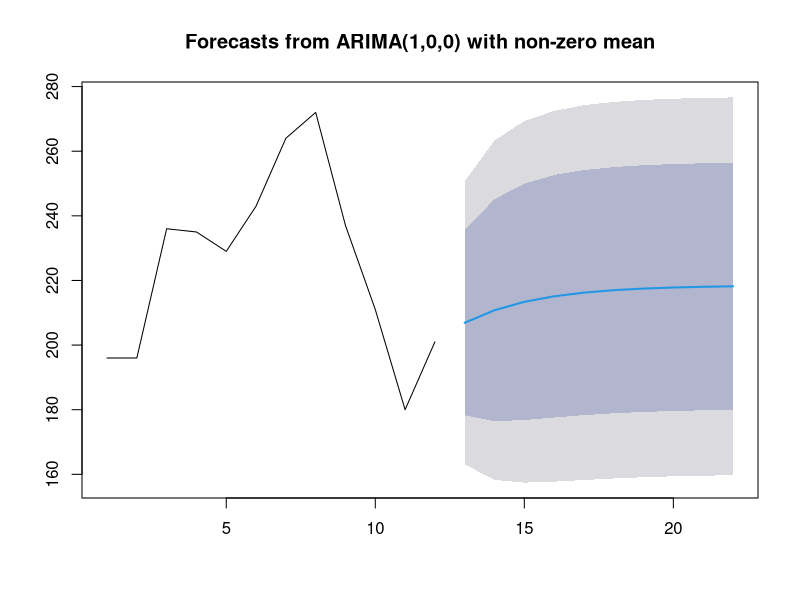
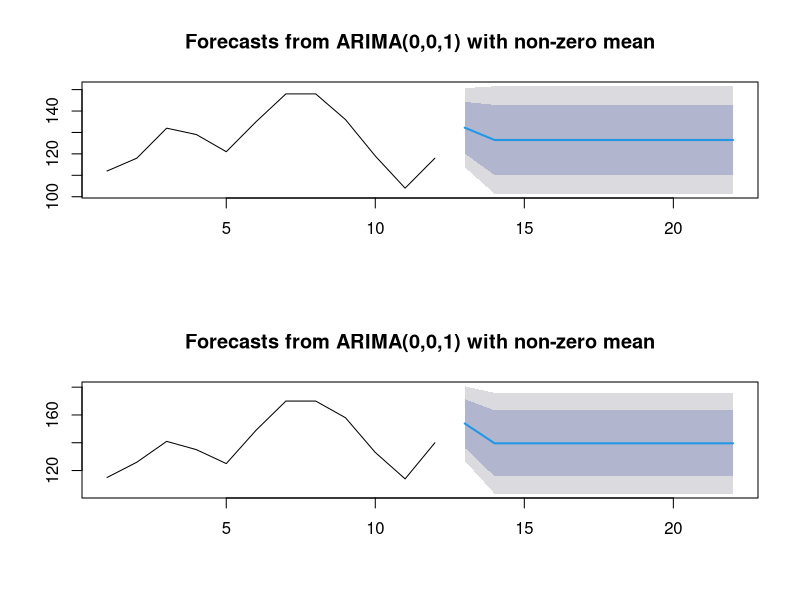
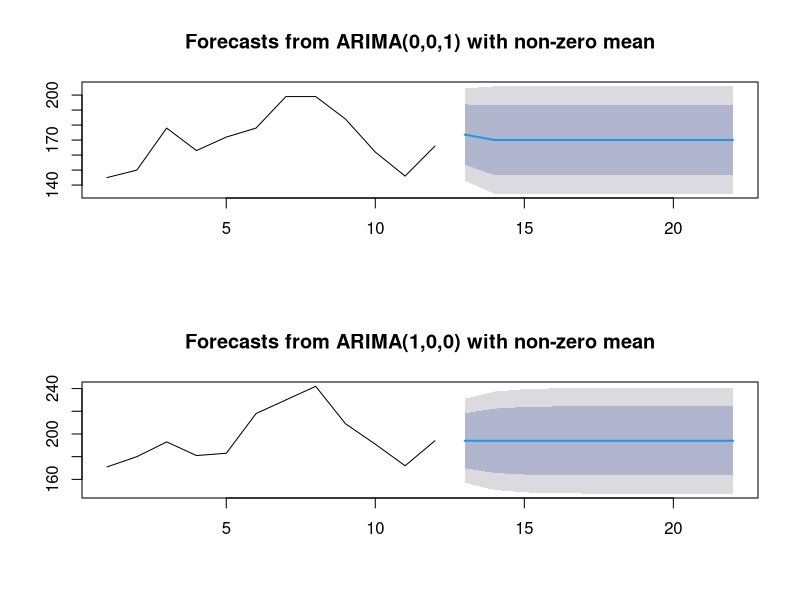
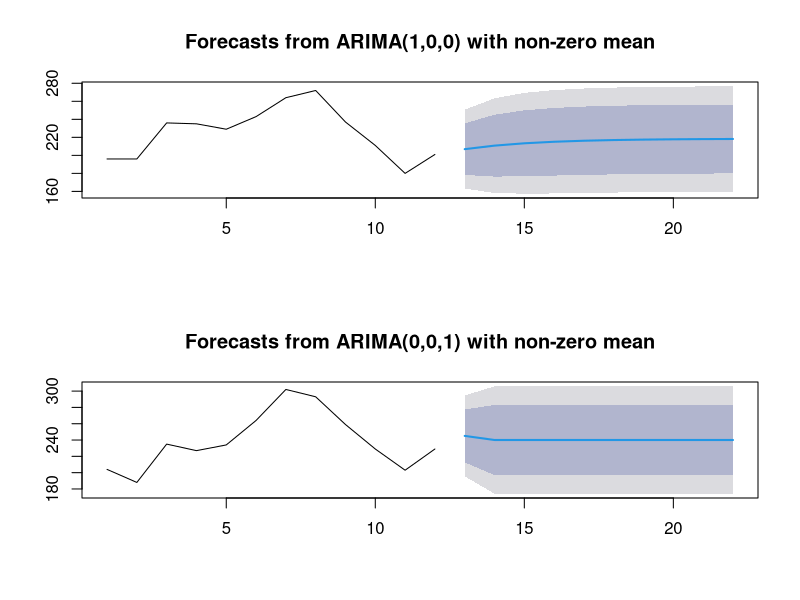
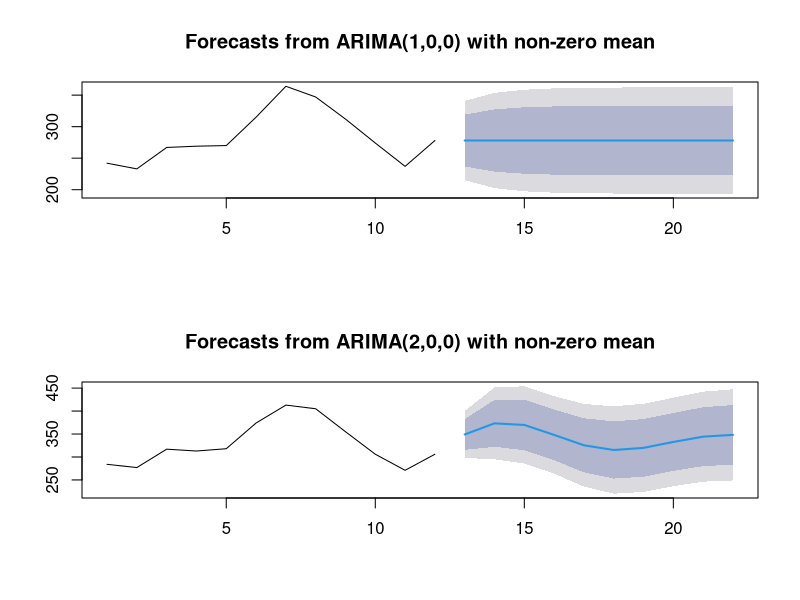
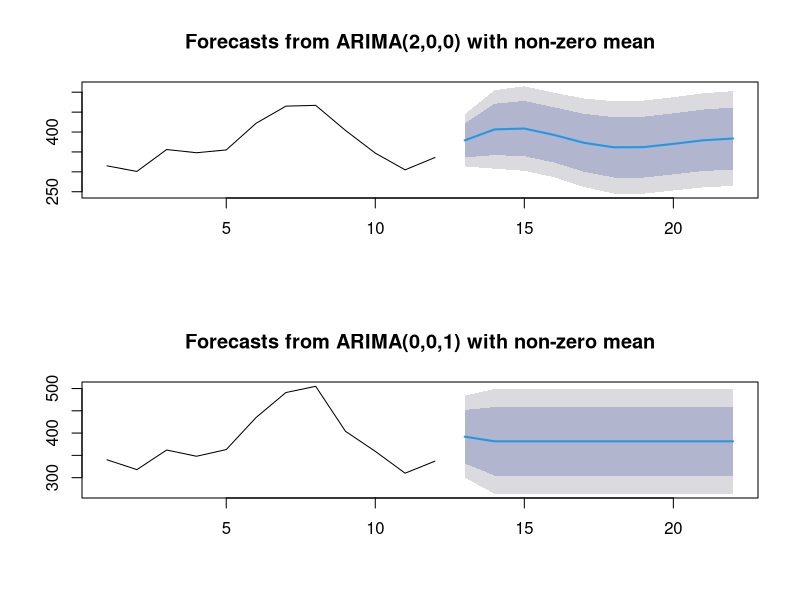
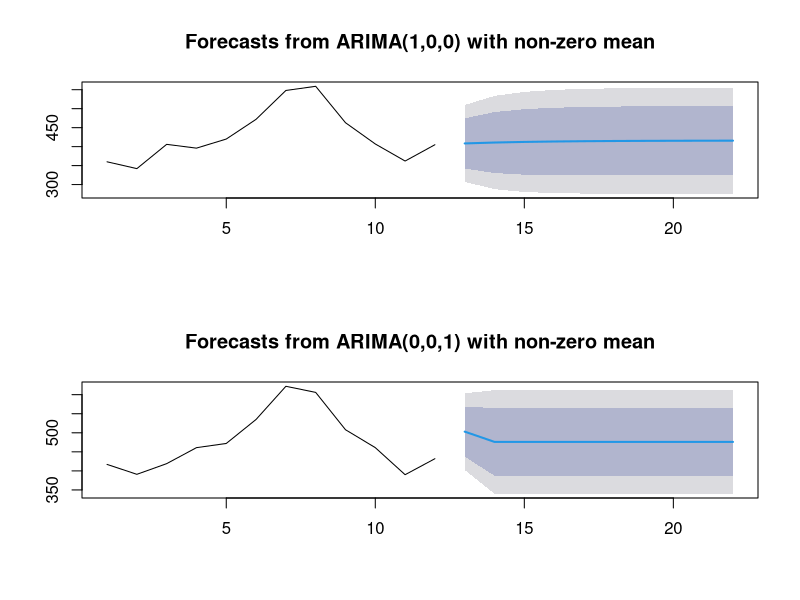

Here is the R script that generated these plots, in order:
## ---- chunk 1
library(forecast)

yearly_data <- split(AirPassengers, f = ceiling(seq_along(AirPassengers)/12))

yearly_data
## ---- chunk 2
arima_forecast <- function(x){
  fit <- auto.arima(x)
  forecast(fit)
}
## ---- chunk 3
forecasts <- lapply(yearly_data, arima_forecast)
## ---- chunk 4
plot(forecasts[[5]])
## ---- chunk 5
par(mfrow = c(2,1))

purrr::map(forecasts, plot)

dev.off()
